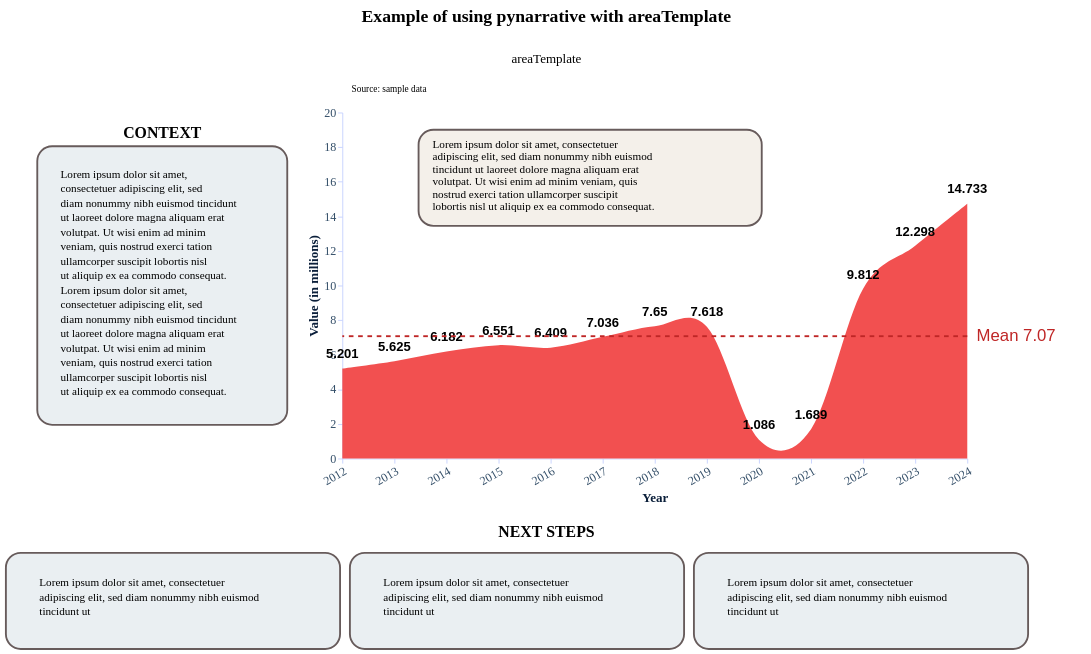

Notebook cell for this chart:
### Code cell
year = [y  for y in range(2012, 2025)]

year_values = pd.DataFrame({
    "year" : year,
    "value" : [5.201, 5.625, 6.182, 6.551, 6.409, 7.036, 7.650, 7.618, 1.086, 1.689, 9.812, 12.298, 14.733]
})

story = (
    pn.Story(
    #Builing the Story class object
        data = year_values,
        width = 600 + (12 * (12/2)),
        height = 300 + (12 * (12/2)),
        template = areaTemplate
    )

    #Method invocation
    #Area chart
    .mark_area(
        interpolate = "cardinal",
        color = "rgb(242, 80, 80)"
    )

    #Data encoding
    .encode(
        #We need both quantitative axis to add annotation
        x = alt.X(
            "year:Q",
            title = "Year", 
            axis = alt.Axis(
                format = "d",
                labelAngle = -30,
                values = list(range(2012, 2025))
            )
        ),
        y = alt.Y(
            "value:Q",
            title = "Value (in millions)",
            scale = alt.Scale(domain=[0, 20])
        ),
    )
    
    #Data source
    .add_source(
        text = "Source: sample data",
        position = "top",
        align = "left"
    )
    
    #Title and subtitle
    .add_title(
        title = "Example of using pynarrative with areaTemplate",
        subtitle = "areaTemplate",
        align = "center"
    )

    .add_labels_chart(
        values = "value:Q",
        font_weight = "bold",
        font_size = 14,
        dy = -15
    )

    .add_annotation(
        x = 2021,
        y = 1.689,
        text = "Lorem ipsum dolor sit amet, consectetuer adipiscing elit, sed diam nonummy nibh euismod tincidunt ut laoreet dolore magna aliquam erat volutpat. Ut wisi enim ad minim veniam, quis nostrud exerci tation ullamcorper suscipit lobortis nisl ut aliquip ex ea commodo consequat.",
        dx = -350 - (12 * (12/2)),
        dy = -400 - (12 * (12/2)),
    )

    .add_line(
        orientation = "horizontal",
        value = year_values["value"],
        math = "mean",
    )

    # Context (left)
    .add_context(
        position = "left",
        text = "Lorem ipsum dolor sit amet, consectetuer adipiscing elit, sed diam nonummy nibh euismod tincidunt ut laoreet dolore magna aliquam erat volutpat. Ut wisi enim ad minim veniam, quis nostrud exerci tation ullamcorper suscipit lobortis nisl ut aliquip ex ea commodo consequat. Lorem ipsum dolor sit amet, consectetuer adipiscing elit, sed diam nonummy nibh euismod tincidunt ut laoreet dolore magna aliquam erat volutpat. Ut wisi enim ad minim veniam, quis nostrud exerci tation ullamcorper suscipit lobortis nisl ut aliquip ex ea commodo consequat."
    )

    # Next steps (bottom)
    .add_next_steps(
        position = "bottom",
        mode = "horizontal",
        steps = [
            "Lorem ipsum dolor sit amet, consectetuer adipiscing elit, sed diam nonummy nibh euismod tincidunt ut",
            "Lorem ipsum dolor sit amet, consectetuer adipiscing elit, sed diam nonummy nibh euismod tincidunt ut",
            "Lorem ipsum dolor sit amet, consectetuer adipiscing elit, sed diam nonummy nibh euismod tincidunt ut",
        ],
    )

    .render()
)
story

### Figure 1 — Vega-Lite specification as saved in the notebook (floating-point values rounded to 4 significant figures)
{"config": {"view": {"continuousWidth": 300, "continuousHeight": 300, "strokeWidth": 0}, "axis": {"domainColor": "#c7d2fe", "grid": false, "labelColor": "#334e68", "labelFont": "Ubuntu", "labelFontSize": 13, "tickColor": "#c7d2fe", "titleColor": "#0b1f3a", "titleFont": "Ubuntu", "titleFontSize": 14}, "bar": {"color": "rgb(242, 80, 80)"}, "legend": {"labelColor": "#334e68", "labelFont": "Ubuntu", "labelFontSize": 12, "titleColor": "#0b1f3a", "titleFont": "Ubuntu", "titleFontSize": 12}, "line": {"color": "rgb(242, 80, 80)"}, "mark": {"strokeWidth": 2.5}, "point": {"color": "#000000", "filled": true, "size": 75}, "range": {"category": ["rgb(242, 80, 80)", "rgb(202, 40, 40)", "rgb(156, 218, 247)", "rgb(255, 146, 95)", "#8338EC", "#FF9F1C", "#E9C46A", "#2A9D8F", "#8AB17D", "#2EC4B6", "#6B2D5C", "#7B2CBF", "#4A4E69", "#6C757D"]}, "title": {"color": "#0b1f3a", "font": "Ubuntu", "fontSize": 19}}, "vconcat": [{"layer": [{"mark": {"type": "rect", "color": "#ffffff"}}, {"mark": {"type": "text", "align": "center", "baseline": "top", "color": "#000000", "font": "Ubuntu", "fontSize": 19, "fontWeight": "bold", "text": "Example of using pynarrative with areaTemplate"}, "encoding": {"x": {"value": 581.3}, "y": {"value": 4}}}, {"mark": {"type": "text", "align": "center", "baseline": "top", "color": "#000000", "font": "Ubuntu", "fontSize": 14, "text": "areaTemplate"}, "encoding": {"x": {"value": 581.3}, "y": {"value": 52}}}], "data": {"name": "data-6fad5c34291b82fc9632cbce143d677a"}, "height": 58, "width": 1163.0}, {"vconcat": [{"hconcat": [{"layer": [{"mark": {"type": "rect", "color": "rgb(234, 239, 242)", "cornerRadius": 16.0, "opacity": 1.0, "stroke": "rgb(103, 91, 91)", "strokeWidth": 2.0}, "encoding": {"x": {"value": 0}, "x2": {"value": 268.8}, "y": {"value": 36.2}, "y2": {"value": 335.8}}}, {"mark": {"type": "text", "align": "left", "baseline": "top", "color": "rgb(0, 0, 0)", "font": "Ubuntu", "fontSize": 12, "fontStyle": "normal", "fontWeight": "normal", "lineBreak": "\n", "lineHeight": 15.6, "text": "Lorem ipsum dolor sit amet,\nconsectetuer adipiscing elit, sed\ndiam nonummy nibh euismod tincidunt\nut laoreet dolore magna aliquam erat\nvolutpat. Ut wisi enim ad minim\nveniam, quis nostrud exerci tation\nullamcorper suscipit lobortis nisl\nut aliquip ex ea commodo consequat.\nLorem ipsum dolor sit amet,\nconsectetuer adipiscing elit, sed\ndiam nonummy nibh euismod tincidunt\nut laoreet dolore magna aliquam erat\nvolutpat. Ut wisi enim ad minim\nveniam, quis nostrud exerci tation\nullamcorper suscipit lobortis nisl\nut aliquip ex ea commodo consequat."}, "encoding": {"x": {"value": 25}, "y": {"value": 61.2}}}, {"mark": {"type": "text", "align": "center", "baseline": "bottom", "color": "rgb(0, 0, 0)", "dy": 0, "font": "Ubuntu", "fontSize": 17, "fontWeight": "bold", "text": "CONTEXT"}, "encoding": {"x": {"value": 134.4}, "y": {"value": 31.2}}}], "data": {"name": "data-6fad5c34291b82fc9632cbce143d677a"}, "height": 299.6, "width": 268.8}, {"layer": [{"mark": {"type": "area", "color": "rgb(242, 80, 80)", "interpolate": "cardinal"}, "encoding": {"x": {"axis": {"format": "d", "labelAngle": -30, "values": [2012, 2013, 2014, 2015, 2016, 2017, 2018, 2019, 2020, 2021, 2022, 2023, 2024]}, "field": "year", "title": "Year", "type": "quantitative"}, "y": {"field": "value", "scale": {"domain": [0, 20]}, "title": "Value (in millions)", "type": "quantitative"}}}, {"mark": {"type": "text", "align": "center", "angle": 0, "color": "rgb(0, 0, 0)", "dx": 0, "dy": -15, "fontSize": 14, "fontWeight": "bold", "lineBreak": "\n"}, "encoding": {"text": {"field": "value", "type": "quantitative"}, "x": {"axis": {"format": "d", "labelAngle": -30, "values": [2012, 2013, 2014, 2015, 2016, 2017, 2018, 2019, 2020, 2021, 2022, 2023, 2024]}, "field": "year", "title": "Year", "type": "quantitative"}, "y": {"field": "value", "scale": {"domain": [0, 20]}, "title": "Value (in millions)", "type": "quantitative"}}}, {"data": {"name": "data-6fad5c34291b82fc9632cbce143d677a"}, "mark": {"type": "text", "align": "left", "baseline": "bottom", "color": "rgb(0, 0, 0)", "font": "Ubuntu", "fontSize": 10, "lineBreak": "\n", "text": "Source: sample data"}, "encoding": {"x": {"value": 10}, "y": {"value": -20}}}, {"layer": [{"mark": {"type": "rect", "color": "rgb(244, 240, 234)", "cornerRadius": 16.0, "dx": -422.0, "dy": -472.0, "opacity": 1, "stroke": "rgb(103, 91, 91)", "strokeWidth": 2.0}, "encoding": {"x": {"field": "box_x1", "type": "quantitative"}, "x2": {"field": "box_x2"}, "y": {"field": "box_y1", "type": "quantitative"}, "y2": {"field": "box_y2"}}}, {"mark": {"type": "text", "align": "left", "baseline": "top", "color": "rgb(0, 0, 0)", "font": "Ubuntu", "fontSize": 12, "lineBreak": "\n", "lineHeight": 13.5, "text": "Lorem ipsum dolor sit amet, consectetuer\nadipiscing elit, sed diam nonummy nibh euismod\ntincidunt ut laoreet dolore magna aliquam erat\nvolutpat. Ut wisi enim ad minim veniam, quis\nnostrud exerci tation ullamcorper suscipit\nlobortis nisl ut aliquip ex ea commodo consequat."}, "encoding": {"x": {"field": "text_x", "type": "quantitative"}, "y": {"field": "text_y", "type": "quantitative"}}}], "data": {"name": "data-3092d48bb8848c38538c2c5eb8830178"}}, {"layer": [{"data": {"name": "data-58a35f2520d4b74a61c05cf953ad3c2c"}, "mark": {"type": "rule", "color": "rgb(191, 38, 38)", "strokeDash": [5, 5], "strokeWidth": 2}, "encoding": {"y": {"field": "y", "type": "quantitative"}}}, {"data": {"name": "data-661295097da28f9fac40d663e8506740"}, "mark": {"type": "text", "align": "left", "color": "rgb(191, 38, 38)", "dx": 0, "dy": 0, "fontSize": 18, "fontStyle": "normal", "fontWeight": "normal"}, "encoding": {"text": {"value": "Mean 7.07"}, "x": {"value": 682.0}, "y": {"field": "y", "type": "quantitative"}}}]}], "data": {"name": "data-c220311080e791238c9f80174bcf1f02"}, "height": 372.0, "width": 672.0}]}, {"hconcat": [{"layer": [{"mark": {"type": "rect", "color": "rgb(234, 239, 242)", "cornerRadius": 16.0, "opacity": 1.0, "stroke": "rgb(103, 91, 91)", "strokeWidth": 2.0}, "encoding": {"x": {"axis": null, "field": "x", "type": "quantitative"}, "x2": {"field": "x2"}, "y": {"axis": null, "field": "y", "type": "quantitative"}, "y2": {"field": "y2"}}}, {"mark": {"type": "text", "align": "left", "baseline": "top", "color": "rgb(0, 0, 0)", "font": "Ubuntu", "fontSize": 12, "lineBreak": "\n", "lineHeight": 15.6}, "encoding": {"text": {"field": "text", "type": "nominal"}, "x": {"axis": null, "field": "x_mid", "type": "quantitative"}, "y": {"axis": null, "field": "y_text", "type": "quantitative"}}}], "height": 106.8, "title": {"text": ["NEXT STEPS"], "align": "center", "baseline": "top", "color": "rgb(0, 0, 0)", "dx": 0, "font": "Ubuntu", "fontSize": 17, "fontWeight": "bold", "offset": 10}, "width": 1163.0}], "center": true, "data": {"name": "data-9b64665a7f7a0f3b04494fb19a5df78c"}}], "center": true}], "center": true, "resolve": {"axis": {"x": "shared", "y": "shared"}}, "$schema": "https://vega.github.io/schema/vega-lite/v6.4.1.json", "datasets": {"data-6fad5c34291b82fc9632cbce143d677a": [{"_": 0}], "data-c220311080e791238c9f80174bcf1f02": [{"year": 2012, "value": 5.201}, {"year": 2013, "value": 5.625}, {"year": 2014, "value": 6.182}, {"year": 2015, "value": 6.551}, {"year": 2016, "value": 6.409}, {"year": 2017, "value": 7.036}, {"year": 2018, "value": 7.65}, {"year": 2019, "value": 7.618}, {"year": 2020, "value": 1.086}, {"year": 2021, "value": 1.689}, {"year": 2022, "value": 9.812}, {"year": 2023, "value": 12.3}, {"year": 2024, "value": 14.73}], "data-3092d48bb8848c38538c2c5eb8830178": [{"subject_x": 2021.0, "subject_y": 1.689, "connector_x": 2016.0, "connector_y": 16.03, "tip_x": 2021.0, "tip_y": 2.406, "box_x1": 2013.0, "box_x2": 2020.0, "box_y1": 13.45, "box_y2": 19.0, "text_x": 2014.0, "text_y": 18.45}], "data-58a35f2520d4b74a61c05cf953ad3c2c": [{"y": 7.07}], "data-661295097da28f9fac40d663e8506740": [{"y": 7.07, "label_x": 0}], "data-9b64665a7f7a0f3b04494fb19a5df78c": [{"x": 0, "y": 0, "x2": 340, "y2": 96.8, "text": "Lorem ipsum dolor sit amet, consectetuer\nadipiscing elit, sed diam nonummy nibh euismod\ntincidunt ut", "x_mid": 34.0, "y_text": 71.8}, {"x": 350, "y": 0, "x2": 690, "y2": 96.8, "text": "Lorem ipsum dolor sit amet, consectetuer\nadipiscing elit, sed diam nonummy nibh euismod\ntincidunt ut", "x_mid": 384.0, "y_text": 71.8}, {"x": 700, "y": 0, "x2": 1040, "y2": 96.8, "text": "Lorem ipsum dolor sit amet, consectetuer\nadipiscing elit, sed diam nonummy nibh euismod\ntincidunt ut", "x_mid": 734.0, "y_text": 71.8}]}}
